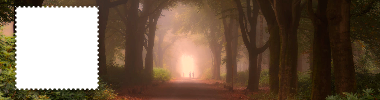
#> input picture banners/saida/10-cartao-postal/albert-10-cartao-postal.png, 380 x 100 px, found by its file name
$ python simular-xat.py saida/albert-10-cartao-postal.png avatar.jpg Albert
#> lines starting #> are read from the running program, lines starting #| are printed output that depends on the picture
# Simula o que o xat desenha por cima do banner (avatar à esquerda e as etiquetas de nome e status), só para avaliar
# o desenho. As posições vêm de um print do perfil. Uso: python3 simular-xat.py saida/albert-10-cartao-postal.png avatar.jpg Albert
import sys
from PIL import Image, ImageDraw, ImageFont

entrada, avatar, nome = sys.argv[1], sys.argv[2], sys.argv[3] if len(sys.argv) > 3 else "Albert"
b = Image.open(entrada).convert("RGBA")
av = Image.open(avatar).convert("RGB")
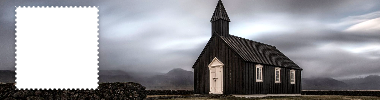
#> input picture banners/saida/10-cartao-postal/marina-10-cartao-postal.png, 380 x 100 px, given in place of avatar.jpg, which was not available
#> av is the input picture: PIL image 380x100 RGB; mean R, G, B 150.1, 150.1, 154.7
lado = min(av.size)
#> lado = 100
av = av.crop((0, 60, lado, 60 + lado)).resize((88, 88))
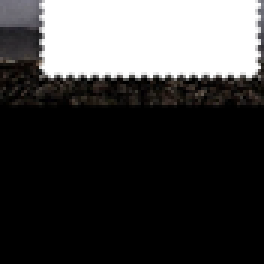
#> av: PIL image 88x88 RGB (shown 3 times larger); mean R, G, B 67.1, 66.5, 66.3
b.paste(av, (0, 6))
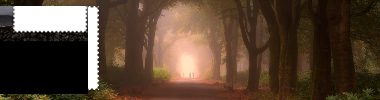
#> b: PIL image 380x100 RGBA; mean R, G, B, A 87.2, 67.3, 51.2, 255
ov = Image.new("RGBA", b.size, (0, 0, 0, 0))
#> ov: PIL image 380x100 RGBA; every value is 0
d = ImageDraw.Draw(ov)
fonte = "/usr/share/fonts/truetype/dejavu/DejaVuSans.ttf"
f, g = ImageFont.truetype(fonte, 13), ImageFont.truetype(fonte, 11)
d.rounded_rectangle((104, 17, 104 + 8 + int(d.textlength(nome, font=f)) + 8, 39), 3, fill=(60, 60, 60, 170))
d.text((111, 19), nome, font=f, fill="white")
d.rounded_rectangle((104, 46, 198, 64), 3, fill=(60, 60, 60, 170))
d.text((110, 48), "Online Member", font=g, fill="white")
b.alpha_composite(ov)
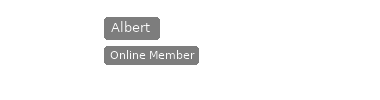
#> ov: PIL image 380x100 RGBA; mean R, G, B, A 6.4, 6.4, 6.4, 14.4; transparent parts drawn white
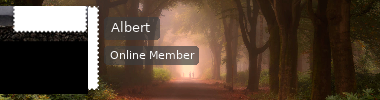
#> b: PIL image 380x100 RGBA; mean R, G, B, A 84.6, 66.7, 51.8, 255
b.convert("RGB").resize((1140, 300), Image.NEAREST).save(entrada.replace(".png", "-simulacao-xat.png"))
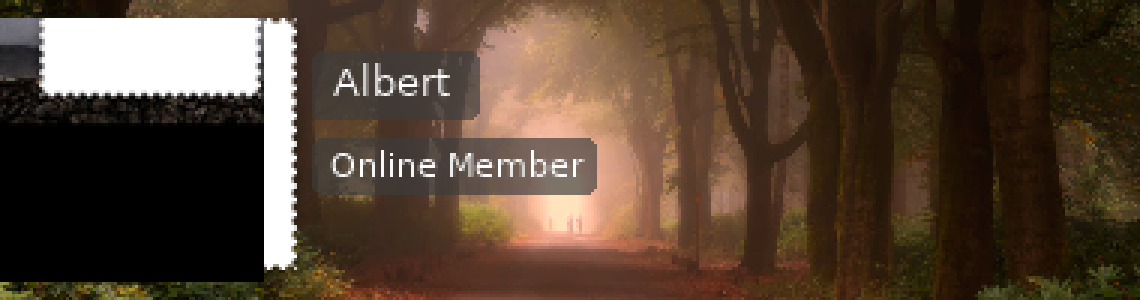
#> saved as albert-10-cartao-postal-simulacao-xat.png: PIL image 1140x300 RGB; mean R, G, B 84.6, 66.7, 51.8
